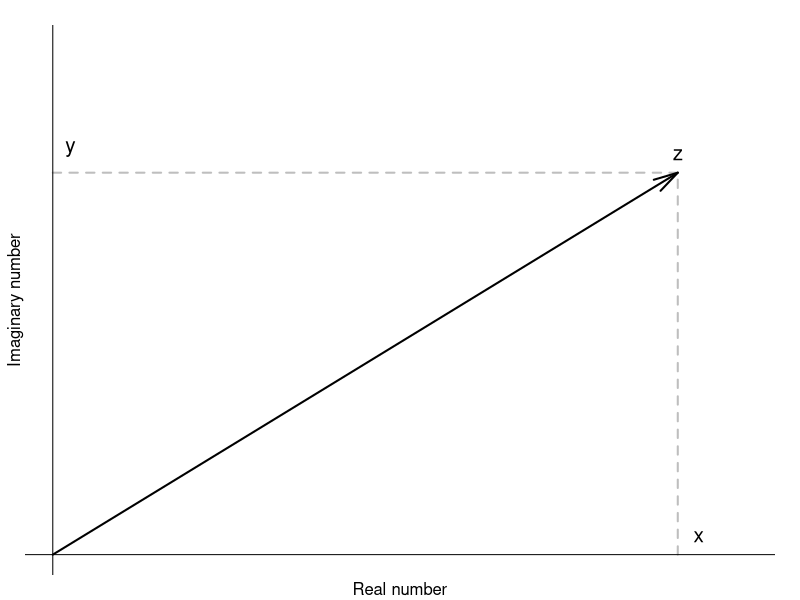
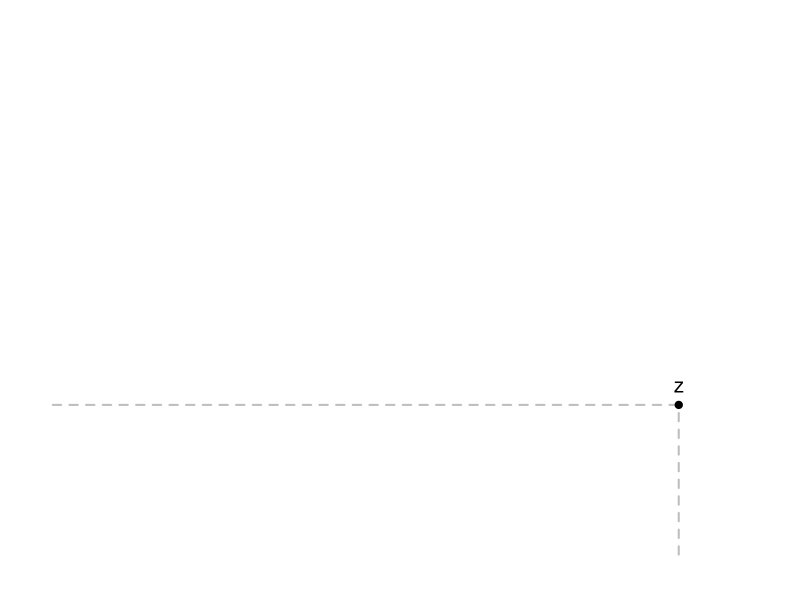

Recreate these plots in R, in order. (Note: this script raises an error after producing the figures.)
## ---- chunk 1
par(mar=c(1,1,1,1), cex=1.25, cex.lab=1/1.25)
plot(c(0,9),c(0,6), type="l",
     xlab="", ylab="",
     xlim=c(0,10), ylim=c(0,8), axes=F,
     yaxt="n", xaxt="n", col="white")
lines(c(0,9), c(6,6), lwd=2, lty=2, col="grey")
lines(c(9,9), c(0,6), lwd=2, lty=2, col="grey")
arrows(0,0,9,6, lwd=2, angle=15)
text(9,6,"z",pos=3)
text(9.3,0,"x",pos=3)
text(0,6.4,"y",pos=4)
abline(h=0,v=0,lty=1)
title(ylab="Imaginary number", line=0)
title(xlab="Real number", line=0)
## ---- chunk 2
par(mar=c(1,1,1,1), cex=1.25, cex.lab=1/1.25)
plot(0,0, type="p",
     xlab="", ylab="",
     xlim=c(0,12), ylim=c(0,2), axes=F,
     yaxt="n", xaxt="n", col="white")
lines(c(0,abs(9+6i)), c(Arg(9+6i),Arg(9+6i)), lwd=2, lty=2, col="grey")
lines(c(abs(9+6i),abs(9+6i)), c(0,Arg(9+6i)), lwd=2, lty=2, col="grey")
points(abs(9+6i),Arg(9+6i), lwd=2, pch=20)
text(abs(9+6i),Arg(9+6i),"z",pos=3)
text(abs(9+6i)*(1+0.05),0,TeX("\\phi"),pos=3)
text(0,Arg(9+6i)*(1+0.15),"r",pos=4)
abline(h=0,v=0,lty=1)
title(ylab="Polar angle", line=0)
title(xlab="Magnitude", line=0)
